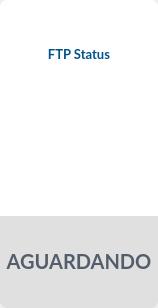
        <widget class="QWidget" name="verticalWidget_3" native="true">
         <property name="geometry">
          <rect>
           <x>350</x>
           <y>260</y>
           <width>158</width>
           <height>308</height>
          </rect>
         </property>
         <property name="styleSheet">
          <string notr="true"/>
         </property>
         <layout class="QVBoxLayout" name="verticalLayout_5">
          <property name="spacing">
           <number>0</number>
          </property>
          <property name="leftMargin">
           <number>0</number>
          </property>
          <property name="topMargin">
           <number>0</number>
          </property>
          <property name="rightMargin">
           <number>0</number>
          </property>
          <property name="bottomMargin">
           <number>0</number>
          </property>
          <item>
           <widget class="QLabel" name="Titulo_3">
            <property name="font">
             <font>
              <family>Lato</family>
              <pointsize>10</pointsize>
              <weight>75</weight>
              <bold>true</bold>
             </font>
            </property>
            <property name="layoutDirection">
             <enum>Qt::LeftToRight</enum>
            </property>
            <property name="styleSheet">
             <string notr="true">border-top-right-radius:7px;
border-top-left-radius:7px;
background-color: rgb(255, 255, 255);
color: rgb(0, 82, 136);</string>
            </property>
            <property name="text">
             <string>FTP Status</string>
            </property>
            <property name="alignment">
             <set>Qt::AlignCenter</set>
            </property>
            <property name="wordWrap">
             <bool>true</bool>
            </property>
            <property name="margin">
             <number>0</number>
            </property>
           </widget>
          </item>
          <item>
           <widget class="QWidget" name="Meio_3" native="true">
            <property name="styleSheet">
             <string notr="true">background-color: rgb(255, 255, 255);</string>
            </property>
            <layout class="QHBoxLayout" name="horizontalLayout_5">
             <property name="spacing">
              <number>0</number>
             </property>
             <property name="bottomMargin">
              <number>10</number>
             </property>
             <item>
              <spacer name="horizontalSpacer_9">
               <property name="orientation">
                <enum>Qt::Horizontal</enum>
               </property>
               <property name="sizeHint" stdset="0">
                <size>
                 <width>40</width>
                 <height>20</height>
                </size>
               </property>
              </spacer>
             </item>
             <item>
              <widget class="QLabel" name="label_8">
               <property name="text">
                <string/>
               </property>
               <property name="pixmap">
                <pixmap>../Icones/ReprovadoMaior.svg</pixmap>
               </property>
              </widget>
             </item>
             <item>
              <spacer name="horizontalSpacer_10">
               <property name="orientation">
                <enum>Qt::Horizontal</enum>
               </property>
               <property name="sizeHint" stdset="0">
                <size>
                 <width>40</width>
                 <height>20</height>
                </size>
               </property>
              </spacer>
             </item>
            </layout>
           </widget>
          </item>
          <item>
           <widget class="QLabel" name="statusTeste1_3">
            <property name="maximumSize">
             <size>
              <width>240</width>
              <height>92</height>
             </size>
            </property>
            <property name="font">
             <font>
              <family>Lato</family>
              <pointsize>15</pointsize>
              <weight>75</weight>
              <bold>true</bold>
             </font>
            </property>
            <property name="styleSheet">
             <string notr="true">color: rgb(84, 94, 107);
background-color: rgb(224, 224, 224);
border-bottom-right-radius: 7px; 
border-bottom-left-radius: 7px; 
</string>
            </property>
            <property name="text">
             <string notr="true">AGUARDANDO</string>
            </property>
            <property name="textFormat">
             <enum>Qt::RichText</enum>
            </property>
            <property name="scaledContents">
             <bool>false</bool>
            </property>
            <property name="alignment">
             <set>Qt::AlignCenter</set>
            </property>
           </widget>
          </item>
         </layout>
        </widget>
